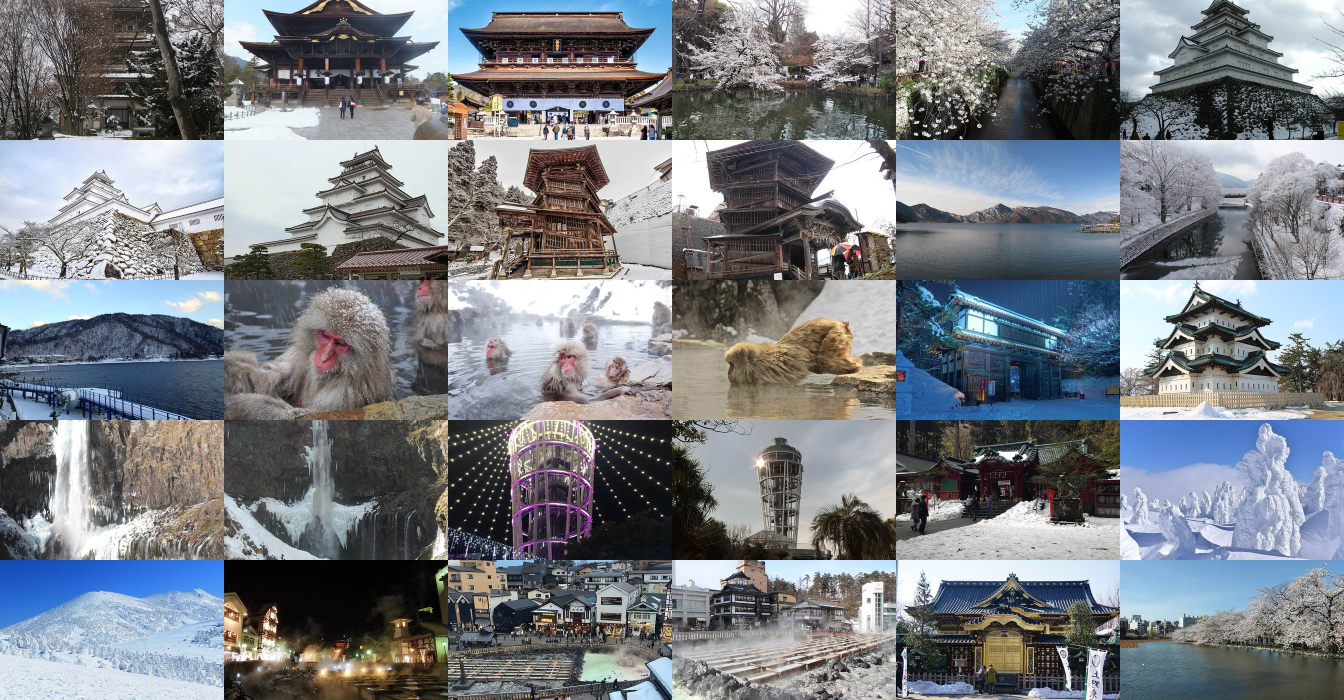
#> input picture img/at02_0bcf3e2a.jpg, 2688 x 1400 px, given in place of c.png, which was not available (shown at 1/2 size)
$ python make_og.py
#> lines starting #> are read from the running program, lines starting #| are printed output that depends on the picture
"""Render og/<hub>.jpg (1200x630) with headless Chrome (correct Thai shaping) and PWA icons with Pillow.
usage: python scripts/make_og.py   (run from repo root; needs Chrome and Pillow)"""
import os, subprocess, tempfile, pathlib
from PIL import Image, ImageDraw, ImageFont
CHROME = "C:/Program Files/Google/Chrome/Application/chrome.exe"
ROOT = pathlib.Path(".").resolve()
HUBS = {"tokyo": ("โตเกียว", "東京"), "osaka": ("โอซาก้า", "大阪"), "sendai": ("เซนได", "仙台"), "nagoya": ("นาโกย่า", "名古屋"), "fukuoka": ("ฟุกุโอกะ", "福岡"), "sapporo": ("ซัปโปโร", "札幌")}
os.makedirs("og", exist_ok=True); os.makedirs("icons", exist_ok=True)
def html(title, sub, kanji, bg):
    return f"""<!doctype html><meta charset=utf-8><style>*{{margin:0;box-sizing:border-box}}body{{width:1200px;height:630px;position:relative;overflow:hidden;font-family:'Leelawadee UI','Yu Gothic',sans-serif;color:#fff;background:#1e2434}}
.bg{{position:absolute;inset:0;background:url('{bg}') center/cover;filter:blur(2px)}}.ov{{position:absolute;inset:0;background:rgba(14,18,30,.78)}}
.k{{position:absolute;left:70px;top:40px;font:700 190px 'Yu Gothic';color:#464e64}}.logo{{position:absolute;left:70px;top:90px;display:flex;align-items:center;gap:20px;font:700 48px 'Leelawadee UI'}}
.logo i{{width:80px;height:80px;border-radius:50%;background:#e74c3c;display:grid;place-items:center;font:700 56px 'Yu Gothic';font-style:normal}}
h1{{position:absolute;left:70px;top:300px;font:700 84px/1.2 'Leelawadee UI'}}p{{position:absolute;left:70px;top:440px;font:40px 'Leelawadee UI';color:#c8d0e2}}.u{{position:absolute;left:70px;top:560px;font:32px 'Leelawadee UI';color:#ff7a6b}}</style>
<div class=bg></div><div class=ov></div><div class=k>{kanji}</div><div class=logo><i>旅</i>Nihontabi</div><h1>{title}</h1><p>{sub}</p><div class=u>nihontabi.web.app</div>"""
def card(out, title, sub, kanji, bgfile):
#> called with out = 'og/default.jpg', title = 'วางแผนเที่ยวญี่ปุ่น', sub = '6 เมืองฐาน · แพลน แผนที่ พาส ราคา', kanji = '日本', bgfile = 'img/tokyo_wide2.webp'
    d = pathlib.Path(tempfile.mkdtemp()); f = d / "c.html"; png = d / "c.png"
    f.write_text(html(title, sub, kanji, (ROOT / bgfile).as_uri()), encoding="utf8")
    subprocess.run([CHROME, "--headless=new", "--disable-gpu", "--hide-scrollbars", f"--screenshot={png}", "--window-size=1200,630", "--virtual-time-budget=3000", f.as_uri()], check=True, capture_output=True, timeout=90)
#> (this line was passed over: subprocess is not available in this run)
    Image.open(png).convert("RGB").crop((0, 0, 1200, 630)).save(out, "JPEG", quality=84, optimize=True)
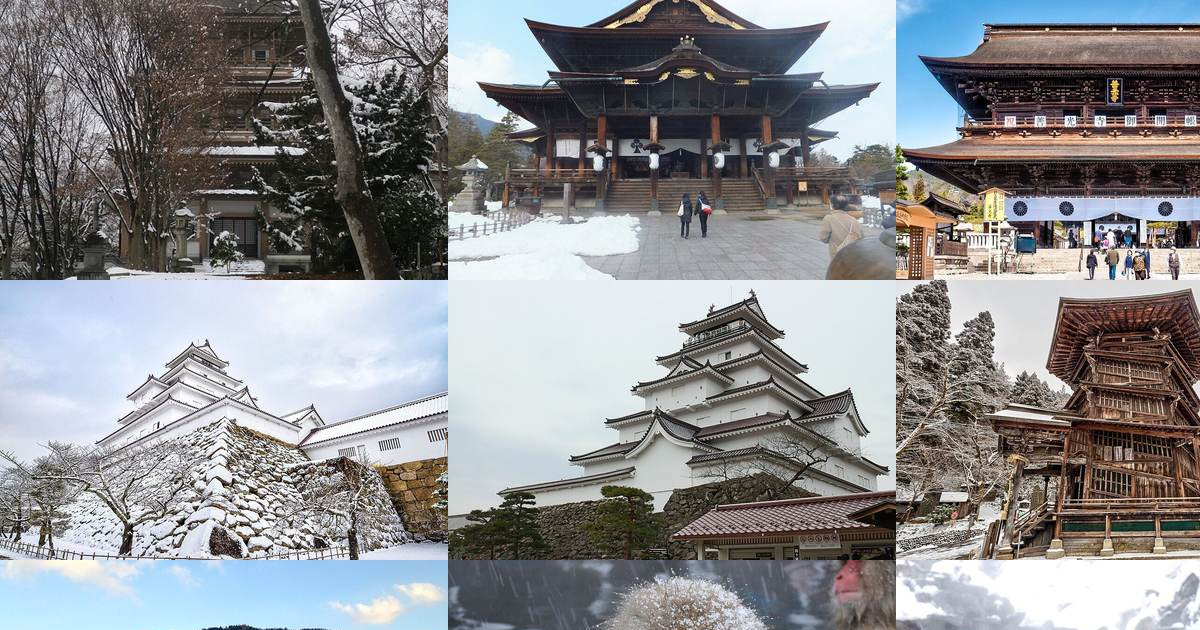
#> saved as default.jpg: PIL image 1200x630 RGB; mean R, G, B 139.5, 140.6, 143
card("og/default.jpg", "วางแผนเที่ยวญี่ปุ่น", "6 เมืองฐาน · แพลน แผนที่ พาส ราคา", "日本", "img/tokyo_wide2.webp")
for h, (t, k) in HUBS.items(): card(f"og/{h}.jpg", f"เที่ยวญี่ปุ่นจาก{t}", "ที่เที่ยวไป-กลับ วิธีเดินทาง เดือนที่เหมาะ และราคา", k, f"img/{h}_wide2.webp")
#> call 2 of card, with out = 'og/tokyo.jpg', title = 'เที่ยวญี่ปุ่นจากโตเกียว', kanji = '東京', bgfile = 'img/tokyo_wide2.webp'
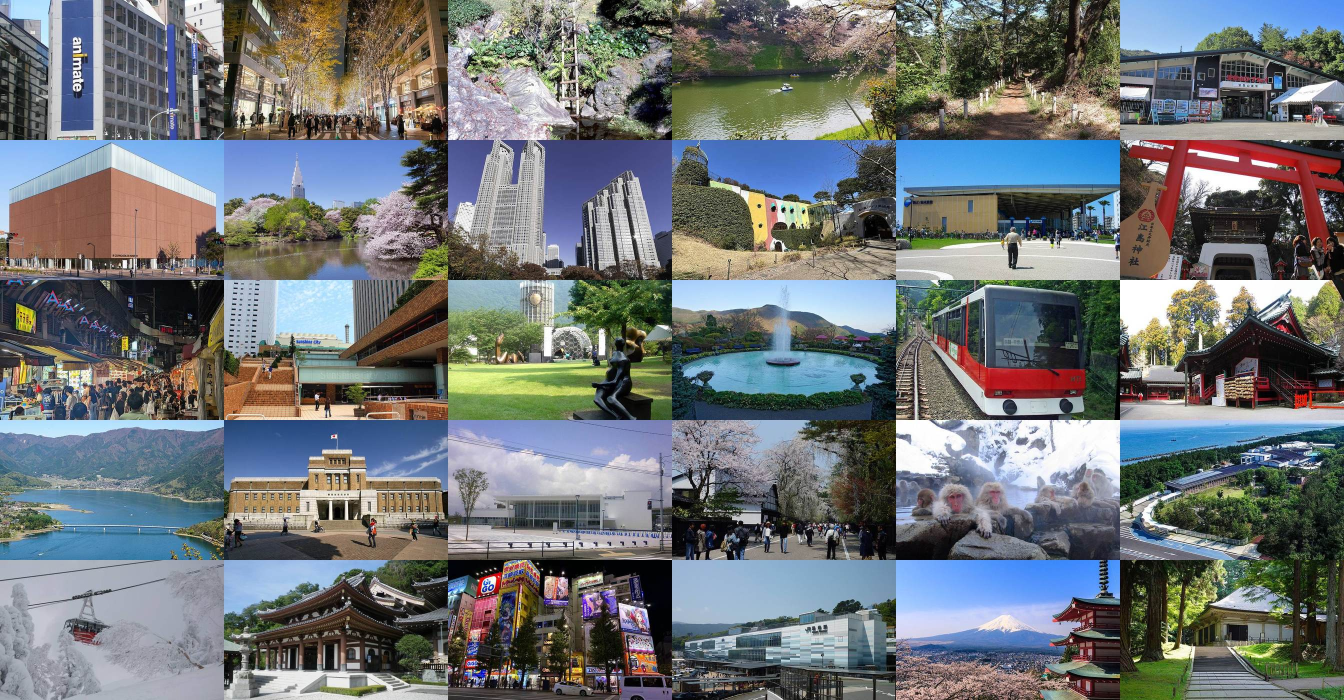
#> input picture img/at04_6511ad89.jpg, 2688 x 1400 px, given in place of c.png, which was not available (shown at 1/2 size)
#> in card (call 2), `Image.open(png).convert("RGB").crop((0, 0, 1200, 630)).save(out, "JPEG..`:
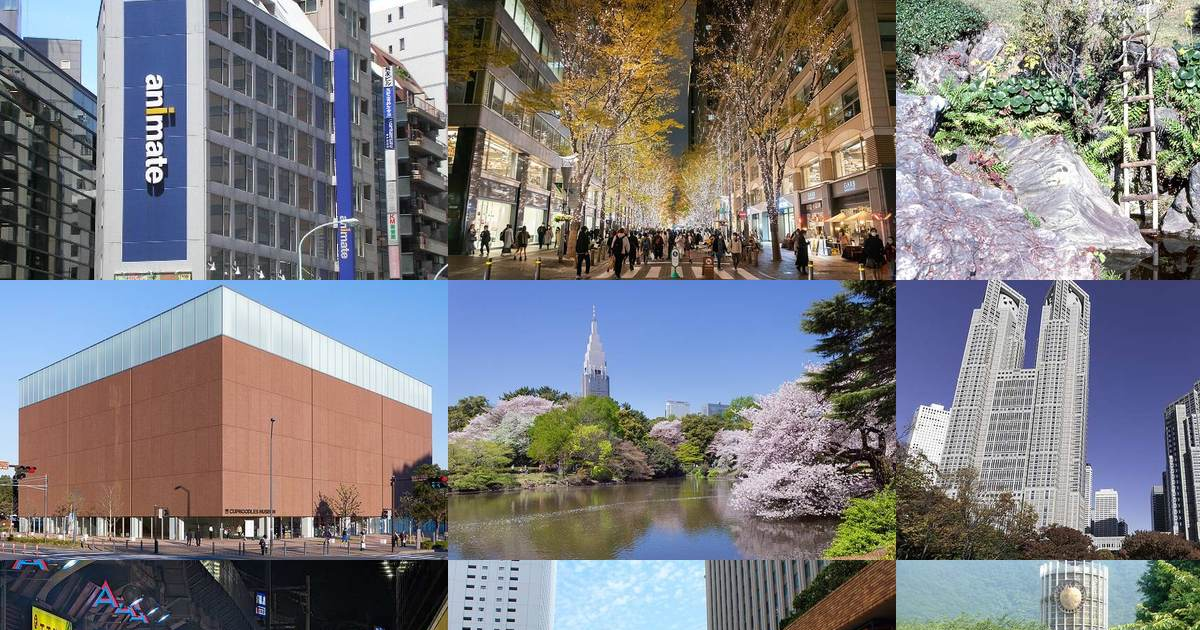
#> saved as tokyo.jpg: PIL image 1200x630 RGB; mean R, G, B 124.8, 123.9, 127
#> (the run stopped early here; a loop or call above may not have finished)
